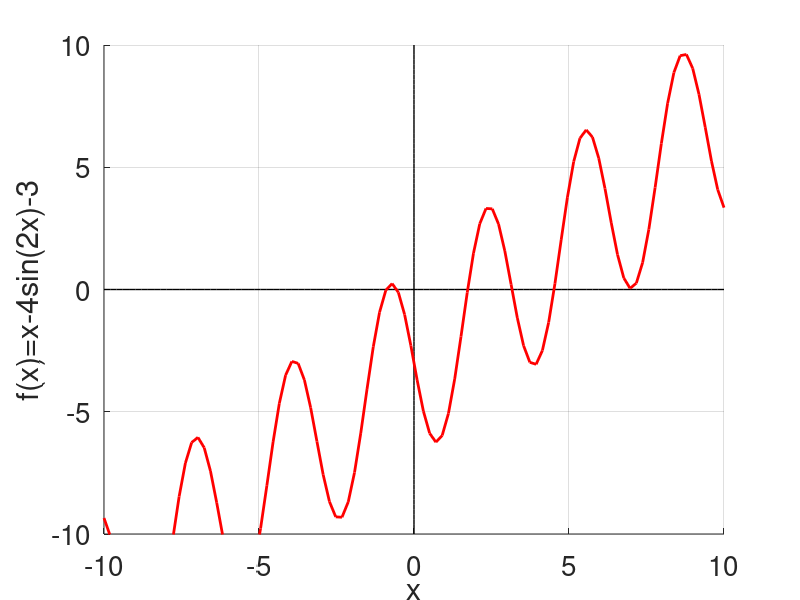

This figure's MATLAB source:
clc;

x = linspace(-10, 10);
y = linspace(0,0);
f = x - 4*sin(2*x) - 3;

hold on;
grid on;
set(gca, 'fontsize', 20);
plot(x, y, 'k-', 'Linewidth', 1);
plot(y, x, 'k-', 'Linewidth', 1);
plot(x, f, 'r-', 'Linewidth', 2);
xlabel('x');
ylabel('f(x)=x-4sin(2x)-3');
axis([-10 10 -10 10]);

% There are a total of 5 x-intercepts for the function.
% 2 somewhere between -1 & 0
% 3 somewhere between 0 & 5